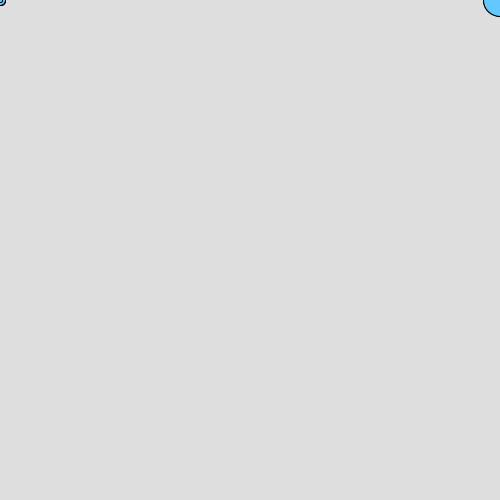
Frame 1 (no input)
Frame 60 (the mouse pressed at the canvas centre just before this capture): identical to frame 1, image omitted
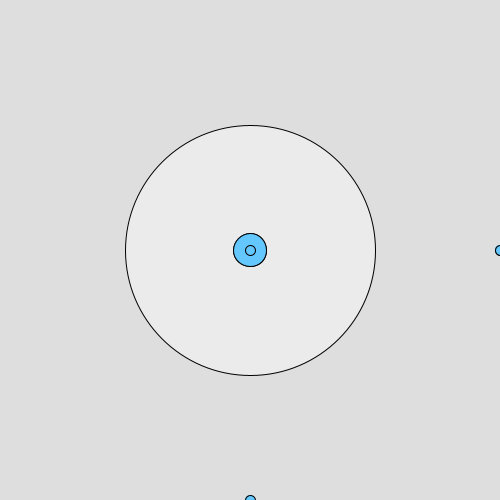
Frame 120 (the mouse held since frame 60 and released just before this capture)

The Processing sketch that drew these frames (run headless with seeded random() and noise(); from frame 60 on, the mouse is pressed at the canvas centre):

// Processing sketch: sketch_140324b
// ── sketch_140324b.pde
int i = 0;

//once
void setup() {
  size(500,500);
  smooth();
  //nostroke
  
}

void draw() {
  background(222);
  fill(800,800,800,100);
  
  //bigroundmiddle
  ellipse(250,250,mouseX,mouseY);
  
  
    fill(100,200,300,400);
  ellipse(width-mouseX,mouseY,33,33);
  
  ellipse(width-mouseY,mouseX,33,33);
  
  ellipse(mouseX*2,mouseY,10,10);
  
   ellipse(mouseX,mouseY*2,10,10);
   
    ellipse(mouseY,mouseX,10,10);
    
    ellipse(mouseY*2,mouseX,10,10);
    
    ellipse(mouseY*3,mouseX,5,5);
  
}
